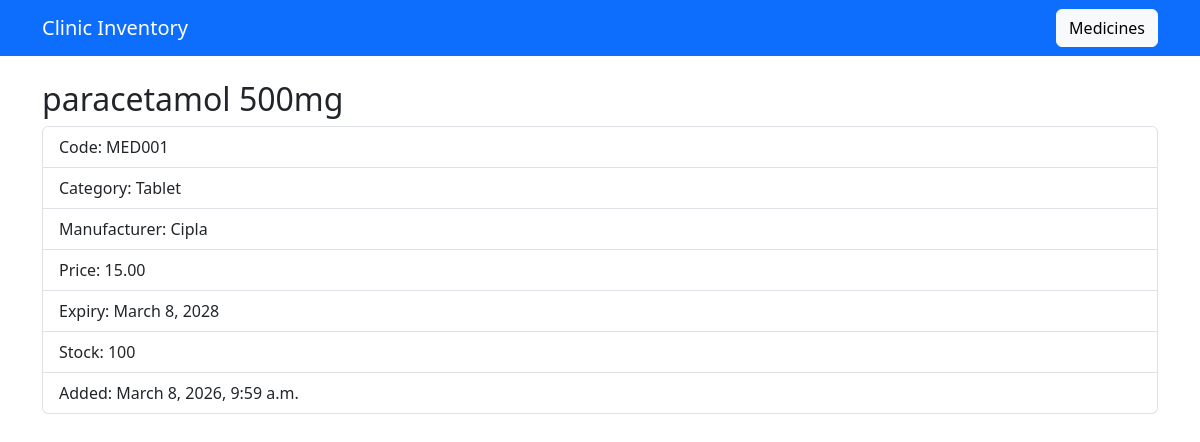
Page /details/1/ on the committed database.
### medicine/models.py (models this page shows, shortened)
class Medicine(models.Model):
    CATEGORY_CHOICES = [
        ('Tablet','Tablet'),
        ('Syrup','Syrup'),
        ('Injection','Injection'),
        ('Capsule','Capsule'),
    ]
    name = models.CharField(max_length=200)
    code = models.CharField(max_length=50, unique=True)
    category = models.CharField(max_length=50, choices=CATEGORY_CHOICES)
    manufacturer = models.CharField(max_length=200)
    expiry_date = models.DateField()
    price = models.DecimalField(max_digits=10, decimal_places=2)
    stock = models.IntegerField()
    description = models.TextField(blank=True)
    date_added = models.DateTimeField(auto_now_add=True)

### medicine/views.py (the view)
# urls.py: path('details/<int:id>/',views.medicine_detail,name="medicine_detail"),
def medicine_detail(request,id):
    medicine = get_object_or_404(Medicine,id=id)
    return render(request,'medicine_detail.html',{'medicine':medicine})

### templates/medicine_detail.html
{% extends 'base.html' %}
{% block content %}
<h2>{{medicine.name}}</h2>
<ul class="list-group">
<li class="list-group-item">Code: {{medicine.code}}</li>
<li class="list-group-item">Category: {{medicine.category}}</li>
<li class="list-group-item">Manufacturer: {{medicine.manufacturer}}</li>
<li class="list-group-item">Price: {{medicine.price}}</li>
<li class="list-group-item">Expiry: {{medicine.expiry_date}}</li>
<li class="list-group-item">Stock: {{medicine.stock}}</li>
<li class="list-group-item">Added: {{medicine.date_added}}</li>
</ul>
{% endblock %}

### rows in the picture
Medicine: name "paracetamol 500mg", code "MED001", category "Tablet", manufacturer "Cipla", price "15.00", expiry_date "March 8, 2028", stock "100", date_added "March 8, 2026, 9:59 a.m."
